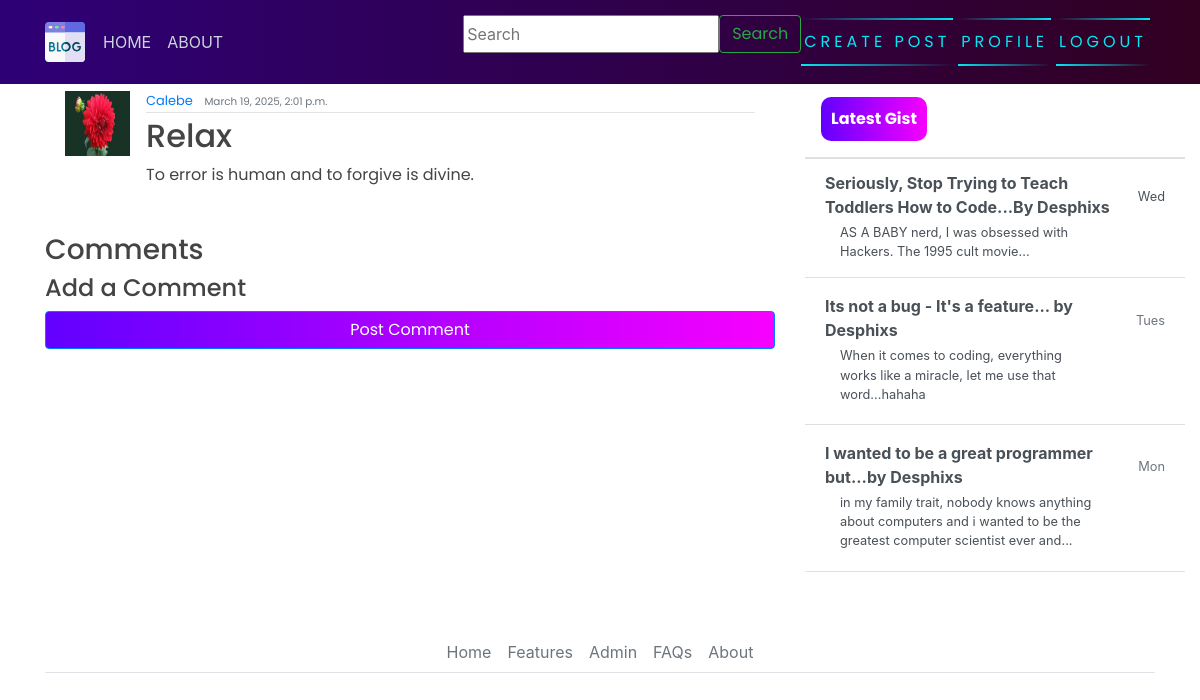
/post/5/ (signed in), run on the app's committed database.
### blogapp/models.py (models this page shows, shortened)
class Post(models.Model):
	title=models.CharField(max_length=200)
	content=models.TextField()
	date_posted=models.DateTimeField(default=timezone.now)
	author=models.ForeignKey(User,on_delete=models.CASCADE)

### users/models.py (models this page shows, shortened)
class Profile(models.Model):
    user = models.OneToOneField(User, on_delete=models.CASCADE)
    image = models.ImageField(default='profile_pics/default.jpg', upload_to='profile_pics')

### blogapp/views.py (the view)
# urls.py: path('post/<int:pk>/', PostDetailView.as_view(), name="blog-detail"),
class PostDetailView(LoginRequiredMixin, DetailView):
    model = Post
    template_name = 'blog/post_detail.html'

### templates/blog/post_detail.html (shortened to what this page needs)
{% extends 'blog/base.html' %}
{% load crispy_forms_tags %}
{% block content %}
        <article class="media content-section">
            <img class="rounded-cirlce article-img" src="{{ object.author.profile.image.url }}" alt="">
            <div class="media-body">
              <div class="article-metadata">
                <a class="mr-2" href="#">{{ object.author }}</a>
                <small class="text-muted">{{ object.date_posted }}</small> <br>
              </div>
              <h2><a class="article-title" href="{% url 'blog-detail' object.id %}">{{ object.title }}</a></h2>
              <p class="article-content">{{ object.content }}</p>
            </div>
            <br>
          </article>
<div class="comment-section">
      <h3>Comments</h3>
    {% if request.user.is_authenticated %}
        <div class="add-comment-section">
            <h4>Add a Comment</h4>
            <form method="POST" action="{% url 'add-comment' object.id %}">
                <button type="submit" class="btn btn-primary">Post Comment</button>
            </form>
        </div>
    {% else %}
        <p><a href="{% url 'login' %}">Login</a> to post a comment.</p>
    {% endif %}
</div>
{% endblock %}

### static/blog/main.css (style rules this page uses)
body { background-color: light gray; margin-top: 5rem; background-size: contain; background-repeat: no-repeat; }
h1, h2, h3, h4, h5, h6, p { color: #444444; font-family: 'Poppins', sans-serif; }
.content-section { background: #ffffff; padding: 10px 20px; border-radius: 10px; margin-bottom: 20px; }
.article-title { color: #444444; }
.article-content { white-space: pre-line; }
.article-img { height: 65px; width: 65px; margin-right: 16px; }
.article-metadata { font-family: 'Poppins', sans-serif; padding-bottom: 1px; margin-bottom: 4px; font-size: 13px; border-bottom: 1px solid #e3e3e3 }
button { font-family: 'Poppins', sans-serif; border: none; outline: 0; display: inline-block; padding: 8px; color: white; background-color: #000; text-align: center; cursor: pointer; width: 100%; font-size: 18px; transition: 1s; background: linear-gradient(270deg, rgb(247, 0, 255) 0%, rgb(98, 0, 255) 100%); }
.comment-section { display:block; color:black; }

### data on the page
Post: author.profile.image (picture), author "Calebe", date_posted "March 19, 2025, 2:01 p.m.", title "Relax", content "To error is human and to forgive is divine."
